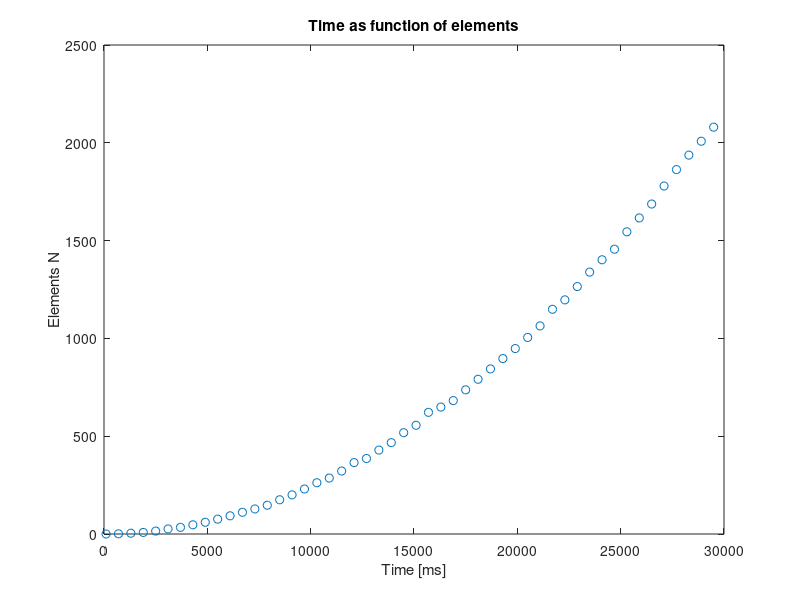

Write MATLAB code to recreate this figure.
%% ADA port4 
% Load plot



load example.txt;
x = example(:,2);
y = example(:,1);

plot(y,x,'o');

xlabel('Time [ms]');
ylabel('Elements N');
title('Time as function of elements');
